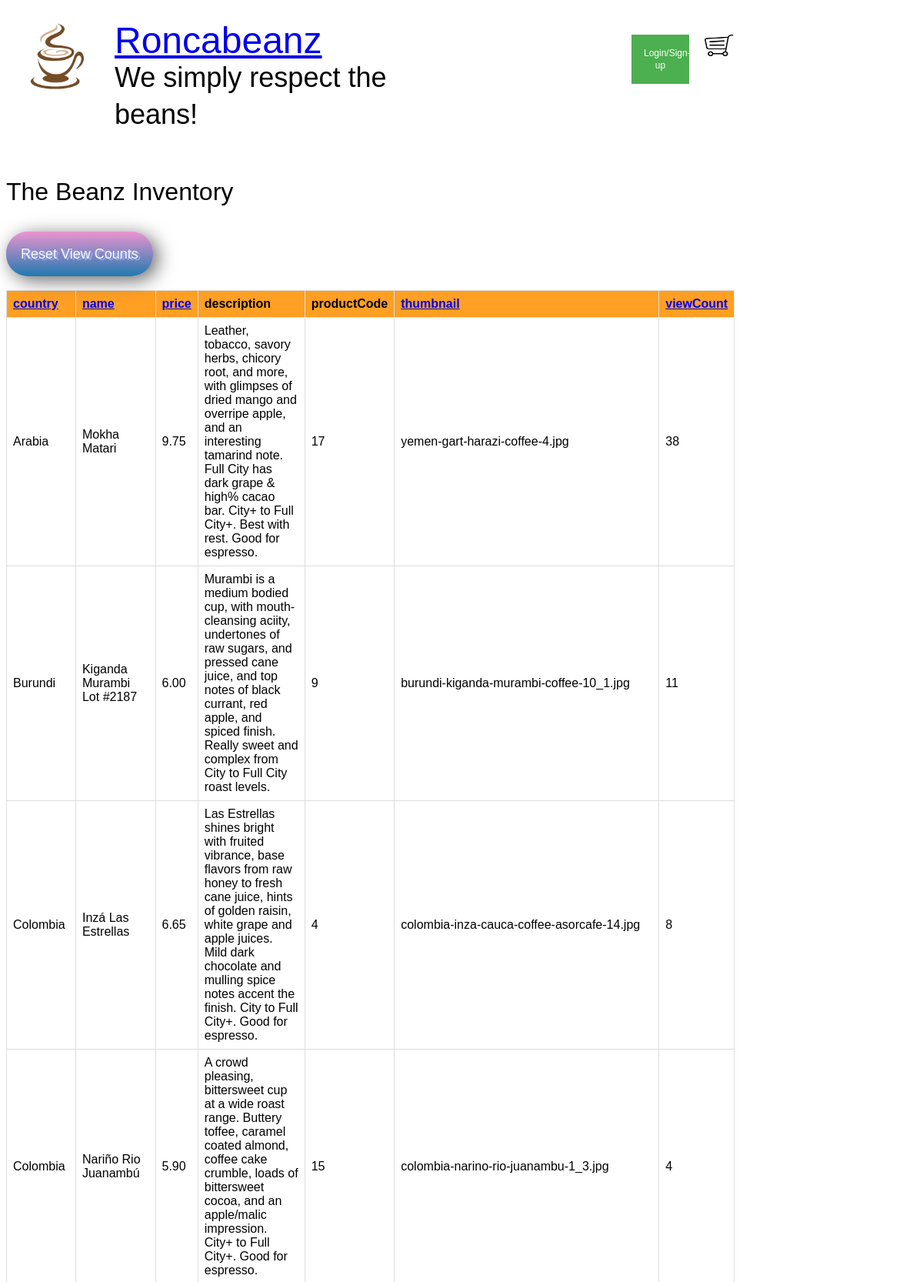
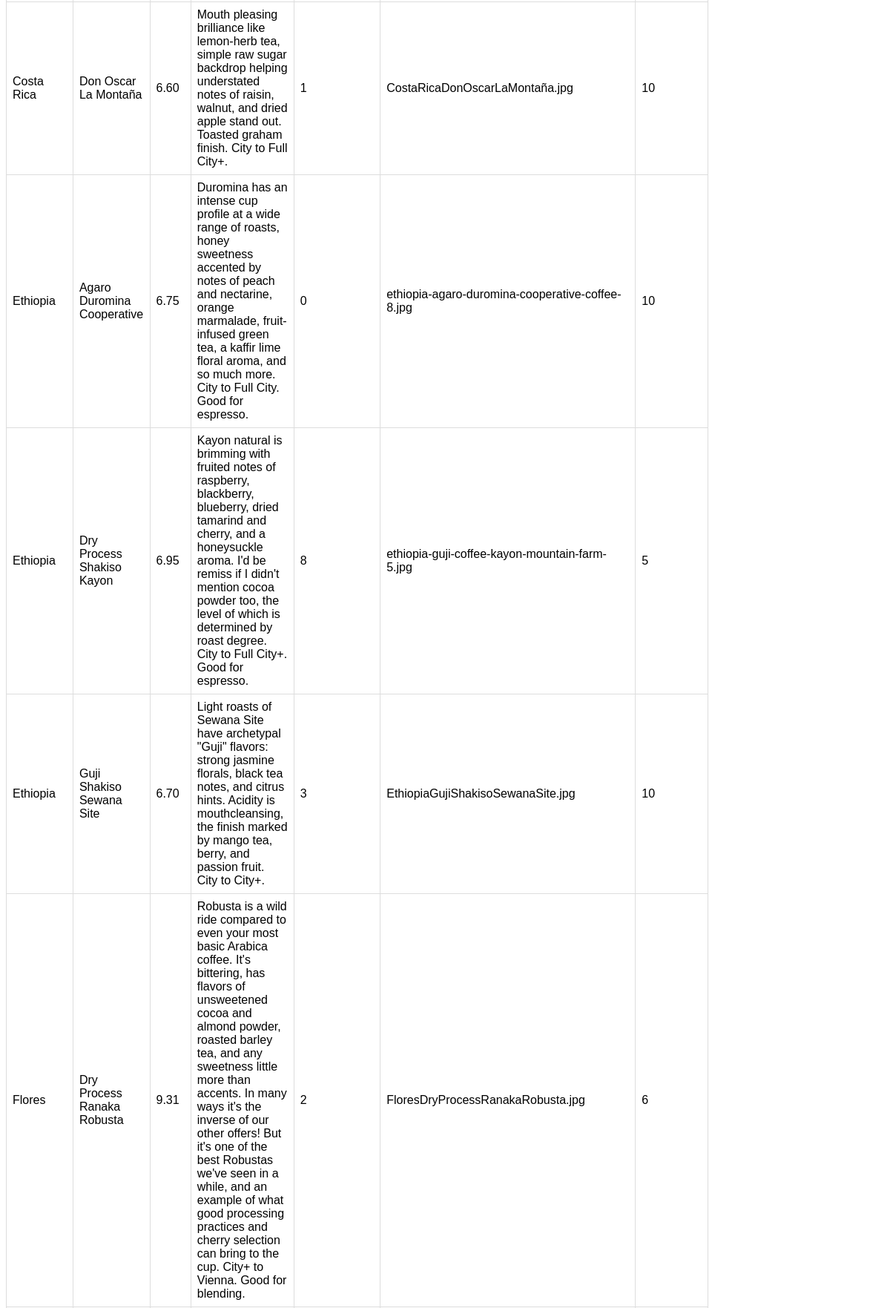
/ManageProducts.php (upper part), run on the app's committed database (2 pictures, top to bottom).
### tables this page shows
CREATE TABLE `Coffee` (
  `productCode` int(11) NOT NULL,
  `name` varchar(64) NOT NULL,
  `country` varchar(32) NOT NULL,
  `price` decimal(13,2) NOT NULL,
  `description` text NOT NULL,
  `viewCount` int(11) NOT NULL DEFAULT 0,
  `thumbnail` varchar(120) DEFAULT NULL
);

### lib/DBHelper.php (called while the page is built, shortened)
<?php
class DBHelper
{
    private  $mySqliCon = null;
    public function __construct()
    {
        $conn = new mysqli(DB_HOST, DB_USER, DB_PASS, DB_NAME) or die("Connect failed: %s\n" . $conn->error);
        $this->mySqliCon = $conn;
    }
    public function close()
    {
        if($this->mySqliCon != null)
        {
            $this->mySqliCon = null;
        }
    }
    function query($query)
    {
        $result = $this->mySqliCon->query($query);
        return$result;
    }
}

### ManageProducts.php (the view, shortened to what this page needs)
<?php
include 'lib/DBHelper.php';
$dbh = new DBHelper();
?>
<html>
 <head>
	<link rel="stylesheet" href="css/roncabeanz_style.css" type="text/css" />
     <link href="css/Header.css" rel="stylesheet" type="text/css">
 </head>
 <body>
 <div class="container">
    <?php include 'Header.php'; ?>
  </div>
 <div class="row"></div>
 <h1>The Beanz Inventory</h1>
<?php
$query = "SELECT country, name, price, description, productCode, thumbnail, viewCount FROM `Coffee` ORDER BY country, name ASC";
$result = $dbh->query($query);
$num_fields = mysqli_num_fields($result);
$fields = mysqli_fetch_fields($result);
?>
<div>
    <br><br>
    <a href="ResetViewCount.php" class="btn">Reset View Counts</a>
</div>
<div><br><br></div>
<table id="ProductTable">
    <tr>
        <?php for ($i = 0; $i < $num_fields; $i++){ ?>
            <th>
                <?php
                    if($i < 3 || $i > 4){
                        echo '<a href="#" onClick="sortTable(', $i, ')">', $fields[$i]->name, '</a>';
                    }
                    else {
                        echo $fields[$i]->name;
                    }
                ?>
            </th>
        <?php } ?>
    </tr>
    <?php while ($row = mysqli_fetch_array($result)) {?>
        <tr>
             <?php for ($i = 0; $i < $num_fields; $i++){?>
                <td onclick="location.href='ShowCoffee.php?productCode=<?php echo $row["productCode"];?>'">
                    <?php
                        echo $row[$fields[$i]->name];
                        ?>
                </td>
            <?php } ?>
        </tr>
    <?php } ?>
</table>
</body>
</html>

### css/roncabeanz_style.css (style rules this page uses)
h1, h2, h3, h4 { color: black; font-weight: normal; line-height: 1.1em; margin: 0 0 .5em 0; }
table, th, td { border: 1px solid black; }
th { background: #ff9f23; }
td { background: white; }
.btn { background: #eb94d0; background-image: -webkit-linear-gradient(top, #eb94d0, #2079b0); background-image: -moz-linear-gradient(top, #eb94d0, #2079b0); background-image: -ms-linear-gradient(top, #eb94d0, #2079b0); background-image: -o-linear-gradient(top, #eb94d0, #2079b0); background-image: linear-gradient(to bottom, #eb94d0, #2079b0); -webkit-border-radius: 28px; -moz-border-radius: 28px; border-radius: 28px; text-shadow: 3px 2px 1px #9daef5; -webkit-box-shadow: 6px 5px 24px #666666; -moz-box-shadow: 6px 5px 24px #666666; box-shadow: 6px 5px 24px #666666; font-family: Arial; color: #fafafa; font-size: 18px; padding: 19px; text-decoration: none; }

### css/Header.css (style rules this page uses)
body { font-family: Arial, Helvetica, sans-serif; }
* { box-sizing: border-box; }
.row:after { content: ""; display: table; clear: both; height: 10%; }
.container { zoom: 1; }
.container:before, .container:after { content: ""; display: table; }
.container:after { clear: both; }
.container { padding: 16px; }

### ManageProducts.php (style rules this page uses)
table { font-family: arial, sans-serif; border-collapse: collapse; width: 80%; }
td, th { border: 1px solid #dddddd; text-align: left; padding: 8px; }
tr:nth-child(even) { background-color: #dddddd; }

### data on the page
coffee: country "Arabia", name "Mokha Matari", price "9.75", description "Leather, tobacco, savory herbs, chicory root, and more, with glimpses of dried mango and overripe apple, and an interesting tamarind note. Full City has dark grape & high% cacao bar. City+ to Full City+. Best with rest. Good for espresso.", productCode "17", thumbnail "yemen-gart-harazi-coffee-4.jpg", viewCount "38"
coffee: country "Burundi", name "Kiganda Murambi Lot #2187", price "6.00", description "Murambi is a medium bodied cup, with mouth-cleansing aciity, undertones of raw sugars, and pressed cane juice, and top notes of black currant, red apple, and spiced finish. Really sweet and complex from City to Full City roast levels.", productCode "9", thumbnail "burundi-kiganda-murambi-coffee-10_1.jpg", viewCount "11"
coffee: country "Colombia", name "Inzá Las Estrellas", price "6.65", description "Las Estrellas shines bright with fruited vibrance, base flavors from raw honey to fresh cane juice, hints of golden raisin, white grape and apple juices. Mild dark chocolate and mulling spice notes accent the finish. City to Full City+. Good for espresso.", productCode "4", thumbnail "colombia-inza-cauca-coffee-asorcafe-14.jpg", viewCount "8"
coffee: country "Colombia", name "Nariño Rio Juanambú", price "5.90", description "A crowd pleasing, bittersweet cup at a wide roast range. Buttery toffee, caramel coated almond, coffee cake crumble, loads of bittersweet cocoa, and an apple/malic impression. City+ to Full City+. Good for espresso.", productCode "15", thumbnail "colombia-narino-rio-juanambu-1_3.jpg", viewCount "4"
coffee: country "Costa Rica", name "Don Oscar La Montaña", price "6.60", description "Mouth pleasing brilliance like lemon-herb tea, simple raw sugar backdrop helping understated notes of raisin, walnut, and dried apple stand out. Toasted graham finish. City to Full City+.", productCode "1", thumbnail "CostaRicaDonOscarLaMontaña.jpg", viewCount "10"
coffee: country "Ethiopia", name "Agaro Duromina Cooperative", price "6.75", description "Duromina has an intense cup profile at a wide range of roasts, honey sweetness accented by notes of peach and nectarine, orange marmalade, fruit-infused green tea, a kaffir lime floral aroma, and so much more. City to Full City. Good for espresso.", productCode "0", thumbnail "ethiopia-agaro-duromina-cooperative-coffee-8.jpg", viewCount "10"
coffee: country "Ethiopia", name "Dry Process Shakiso Kayon", price "6.95", description "Kayon natural is brimming with fruited notes of raspberry, blackberry, blueberry, dried tamarind and cherry, and a honeysuckle aroma. I'd be remiss if I didn't mention cocoa powder too, the level of which is determined by roast degree. City to Full City+. Good for espresso.", productCode "8", thumbnail "ethiopia-guji-coffee-kayon-mountain-farm-5.jpg", viewCount "5"
coffee: country "Ethiopia", name "Guji Shakiso Sewana Site", price "6.70", description "Light roasts of Sewana Site have archetypal \"Guji\" flavors: strong jasmine florals, black tea notes, and citrus hints. Acidity is mouthcleansing, the finish marked by mango tea, berry, and passion fruit. City to City+.", productCode "3", thumbnail "EthiopiaGujiShakisoSewanaSite.jpg", viewCount "10"
coffee: country "Flores", name "Dry Process Ranaka Robusta", price "9.31", description "Robusta is a wild ride compared to even your most basic Arabica coffee. It's bittering, has flavors of unsweetened cocoa and almond powder, roasted barley tea, and any sweetness little more than accents. In many ways it's the inverse of our other offers! But it's one of the best Robustas we've seen in a while, and an example of what good processing practices and cherry selection can bring to the cup. City+ to Vienna. Good for blending.", productCode "2", thumbnail "FloresDryProcessRanakaRobusta.jpg", viewCount "6"

### other printed values
$fields[$i]->name "country"
$fields[$i]->name "name"
$fields[$i]->name "price"
$fields[$i]->name "description"
$fields[$i]->name "productCode"
$fields[$i]->name "thumbnail"
$fields[$i]->name "viewCount"
